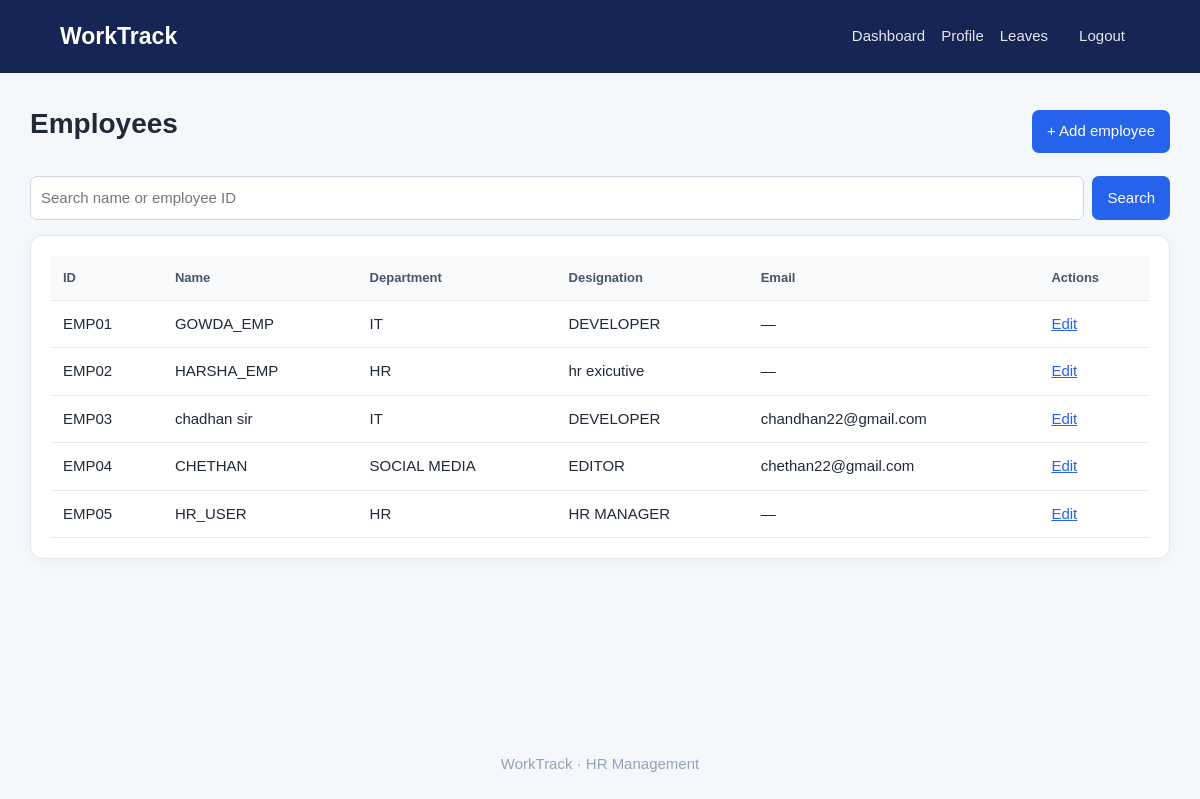
The app's page /employees/ (signed in) with its own data.
### employees/models.py (models this page shows, shortened)
class Employee(models.Model):
 user=models.OneToOneField(settings.AUTH_USER_MODEL,on_delete=models.CASCADE,related_name="employee_profile")
 employee_id=models.CharField(max_length=20,unique=True)
 department=models.ForeignKey(Department,on_delete=models.SET_NULL,null=True,blank=True)
 designation=models.CharField(max_length=100,blank=True)
 phone=models.CharField(max_length=20,blank=True)
 joining_date=models.DateField(null=True,blank=True)
 salary=models.DecimalField(max_digits=10,decimal_places=2,default=0)
 address=models.TextField(blank=True)

class Department(models.Model):
 name=models.CharField(max_length=100,unique=True)
 description=models.CharField(max_length=250,blank=True)
 def __str__(self): return self.name

### employees/views.py (the view)
# urls.py: path("employees/",views.employee_list,name="employee_list"),
@roles_required("Admin","HR")
def employee_list(request):
 qs=Employee.objects.select_related("user","department")
 q=request.GET.get("q","").strip()
 if q: qs=qs.filter(Q(user__first_name__icontains=q)|Q(user__last_name__icontains=q)|Q(employee_id__icontains=q)|Q(user__username__icontains=q))
 return render(request,"employees/employee_list.html",{"employees":qs,"q":q})

### employees/views.py (called while the page is built)
def role(user):
 if not user.is_authenticated: return "Guest"
 if user.is_superuser: return "Admin"
 names=set(user.groups.values_list("name",flat=True))
 for r in ("Admin","HR","Employee"):
  if r in names: return r
 return "Employee"

def roles_required(*allowed):
 def decorator(view):
  @login_required
  @wraps(view)
  def wrapped(request,*args,**kwargs):
   if role(request.user) not in allowed:
    messages.error(request,"You do not have permission to access that page.")
    return redirect("dashboard")
   return view(request,*args,**kwargs)
  return wrapped
 return decorator

### templates/employees/employee_list.html
{% extends "base.html" %}{% block content %}<div class="heading"><h1>Employees</h1><a class="primary" href="{% url 'employee_add' %}">+ Add employee</a></div><form class="search" method="get"><input name="q" value="{{ q }}" placeholder="Search name or employee ID"><button>Search</button></form><div class="card"><table><thead><tr><th>ID</th><th>Name</th><th>Department</th><th>Designation</th><th>Email</th><th>Actions</th></tr></thead><tbody>{% for e in employees %}<tr><td>{{ e.employee_id }}</td><td>{{ e.user.get_full_name|default:e.user.username }}</td><td>{{ e.department|default:"—" }}</td><td>{{ e.designation|default:"—" }}</td><td>{{ e.user.email|default:"—" }}</td><td><a href="{% url 'employee_edit' e.pk %}">Edit</a> {% if user.is_superuser %}<a href="{% url 'employee_delete' e.pk %}">Delete</a>{% endif %}</td></tr>{% empty %}<tr><td colspan="6">No employees yet. Add an employee to get started.</td></tr>{% endfor %}</tbody></table></div>{% endblock %}

### templates/base.html (shortened to what this page needs)
{% load static %}
<!doctype html><html lang="en"><head><meta charset="utf-8"><meta name="viewport" content="width=device-width,initial-scale=1"><title>WorkTrack HRMS</title><link rel="stylesheet" href="{% static 'css/style.css' %}"></head>
<body><header class="top"><a class="brand" href="{% url 'dashboard' %}">WorkTrack</a>{% if user.is_authenticated %}<nav><a href="{% url 'dashboard' %}">Dashboard</a><a href="{% url 'profile' %}">Profile</a><a href="{% url 'leave_list' %}">Leaves</a><form method="post" action="{% url 'logout' %}" class="inline"><button class="linkbtn">Logout</button></form></nav>{% endif %}</header><main class="wrap">{% block content %}{% endblock %}</main><footer>WorkTrack · HR Management</footer></body></html>

### static/css/style.css (style rules this page uses)
* { box-sizing:border-box }
body { margin:0;background:#f4f7fb;color:#1f2937;font:15px/1.5 Arial,sans-serif }
.top { background:#172554;color:white;display:flex;align-items:center;justify-content:space-between;padding:15px 5%;gap:20px;flex-wrap:wrap }
.brand { font-size:23px;font-weight:700;color:#fff;text-decoration:none }
.top nav { display:flex;gap:16px;align-items:center;flex-wrap:wrap }
.top nav a,.linkbtn { color:#e5e7eb;text-decoration:none;background:none;border:0;font:inherit;cursor:pointer }
.wrap { max-width:1180px;margin:30px auto;padding:0 20px;min-height:75vh }
h1 { font-size:28px;margin:0 0 16px }
.card { background:white;border:1px solid #e2e8f0;border-radius:12px;padding:20px;box-shadow:0 3px 12px #0f172a08 }
.heading { display:flex;align-items:center;justify-content:space-between;gap:15px;margin-bottom:15px }
.primary,button { display:inline-block;border:0;border-radius:7px;background:#2563eb;color:white;padding:10px 15px;text-decoration:none;cursor:pointer;font:inherit }
.search { display:flex;gap:8px;margin:0 0 15px }
.search input { flex:1 }
input,select,textarea { width:100%;padding:10px;border:1px solid #cbd5e1;border-radius:7px;font:inherit;background:white }
table { width:100%;border-collapse:collapse;min-width:650px }
th,td { text-align:left;padding:12px;border-bottom:1px solid #e5e7eb;vertical-align:top }
th { background:#f8fafc;color:#475569;font-size:13px }
td a { color:#2563eb }
.inline { display:inline }
footer { text-align:center;color:#94a3b8;padding:20px }

### records on screen
Employee: employee_id "EMP01", user.get_full_name "GOWDA_EMP", department "IT", designation "DEVELOPER", user.email "—"
Employee: employee_id "EMP02", user.get_full_name "HARSHA_EMP", department "HR", designation "hr exicutive", user.email "—"
Employee: employee_id "EMP03", user.get_full_name "chadhan sir", department "IT", designation "DEVELOPER", user.email "chandhan22@gmail.com"
Employee: employee_id "EMP04", user.get_full_name "CHETHAN", department "SOCIAL MEDIA", designation "EDITOR", user.email "chethan22@gmail.com"
Employee: employee_id "EMP05", user.get_full_name "HR_USER", department "HR", designation "HR MANAGER", user.email "—"
